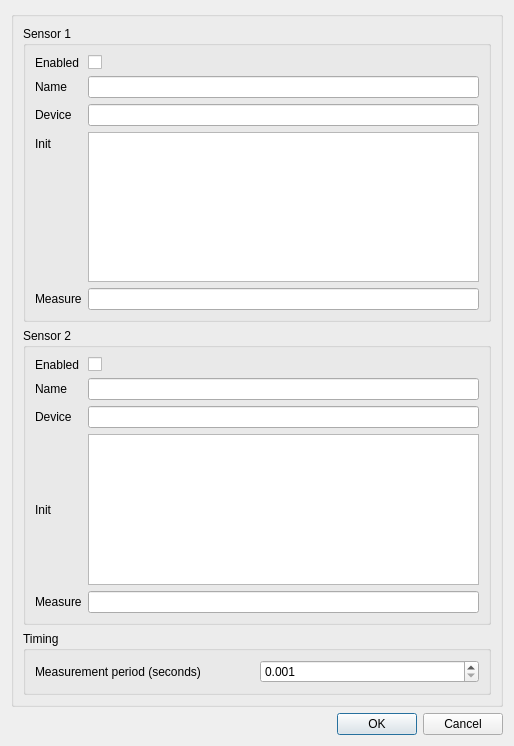
<?xml version="1.0" encoding="UTF-8"?>
<ui version="4.0">
 <class>RadioAstronomySensorDialog</class>
 <widget class="QDialog" name="RadioAstronomySensorDialog">
  <property name="geometry">
   <rect>
    <x>0</x>
    <y>0</y>
    <width>514</width>
    <height>746</height>
   </rect>
  </property>
  <property name="font">
   <font>
    <family>Liberation Sans</family>
    <pointsize>9</pointsize>
   </font>
  </property>
  <property name="windowTitle">
   <string>Sensor Control Settings</string>
  </property>
  <layout class="QVBoxLayout" name="verticalLayout">
   <item>
    <widget class="QGroupBox" name="groupBox">
     <property name="sizePolicy">
      <sizepolicy hsizetype="Preferred" vsizetype="Expanding">
       <horstretch>0</horstretch>
       <verstretch>0</verstretch>
      </sizepolicy>
     </property>
     <layout class="QVBoxLayout" name="verticalLayout_3">
      <item>
       <widget class="QGroupBox" name="sensor1Group">
        <property name="title">
         <string>Sensor 1</string>
        </property>
        <layout class="QFormLayout" name="formLayout_4">
         <item row="3" column="1">
          <widget class="QLineEdit" name="sensor1Device"/>
         </item>
         <item row="3" column="0">
          <widget class="QLabel" name="sensor1DeviceLabel">
           <property name="text">
            <string>Device</string>
           </property>
          </widget>
         </item>
         <item row="4" column="0">
          <widget class="QLabel" name="sensor1InitLabel">
           <property name="text">
            <string>Init</string>
           </property>
          </widget>
         </item>
         <item row="4" column="1">
          <widget class="QPlainTextEdit" name="sensor1Init"/>
         </item>
         <item row="5" column="0">
          <widget class="QLabel" name="sensor1MeasureLabel">
           <property name="text">
            <string>Measure</string>
           </property>
          </widget>
         </item>
         <item row="5" column="1">
          <widget class="QLineEdit" name="sensor1Measure"/>
         </item>
         <item row="2" column="0">
          <widget class="QLabel" name="sensor1NameLabel">
           <property name="text">
            <string>Name</string>
           </property>
          </widget>
         </item>
         <item row="2" column="1">
          <widget class="QLineEdit" name="sensor1Name"/>
         </item>
         <item row="1" column="0">
          <widget class="QLabel" name="sensor1EnabledLabel">
           <property name="text">
            <string>Enabled</string>
           </property>
          </widget>
         </item>
         <item row="1" column="1">
          <widget class="QCheckBox" name="sensor1Enabled">
           <property name="toolTip">
            <string>Check to enable measurements from this device</string>
           </property>
           <property name="text">
            <string/>
           </property>
          </widget>
         </item>
        </layout>
       </widget>
      </item>
      <item>
       <widget class="QGroupBox" name="sensor2Group">
        <property name="title">
         <string>Sensor 2</string>
        </property>
        <layout class="QGridLayout" name="gridLayout">
         <item row="3" column="0">
          <widget class="QLabel" name="sensor2DeviceLabel">
           <property name="text">
            <string>Device</string>
           </property>
          </widget>
         </item>
         <item row="4" column="0">
          <widget class="QLabel" name="sensor2InitLabel">
           <property name="text">
            <string>Init</string>
           </property>
          </widget>
         </item>
         <item row="4" column="2">
          <widget class="QPlainTextEdit" name="sensor2Init"/>
         </item>
         <item row="1" column="0">
          <widget class="QLabel" name="sensor2EnabledLabel">
           <property name="text">
            <string>Enabled</string>
           </property>
          </widget>
         </item>
         <item row="2" column="0">
          <widget class="QLabel" name="sensor3NameLabel">
           <property name="text">
            <string>Name</string>
           </property>
          </widget>
         </item>
         <item row="5" column="0">
          <widget class="QLabel" name="sensor2MeasureLabel">
           <property name="text">
            <string>Measure</string>
           </property>
          </widget>
         </item>
         <item row="3" column="2">
          <widget class="QLineEdit" name="sensor2Device"/>
         </item>
         <item row="2" column="2">
          <widget class="QLineEdit" name="sensor2Name"/>
         </item>
         <item row="5" column="2">
          <widget class="QLineEdit" name="sensor2Measure"/>
         </item>
         <item row="1" column="2">
          <widget class="QCheckBox" name="sensor2Enabled">
           <property name="toolTip">
            <string>Check to enable measurements from this device</string>
           </property>
           <property name="text">
            <string/>
           </property>
          </widget>
         </item>
        </layout>
       </widget>
      </item>
      <item>
       <widget class="QGroupBox" name="timingGroup">
        <property name="title">
         <string>Timing</string>
        </property>
        <layout class="QHBoxLayout" name="horizontalLayout_2">
         <item>
          <widget class="QLabel" name="periodLabel">
           <property name="text">
            <string>Measurement period (seconds)</string>
           </property>
          </widget>
         </item>
         <item>
          <widget class="QDoubleSpinBox" name="period">
           <property name="toolTip">
            <string>Delay in seconds between measurements being made</string>
           </property>
           <property name="decimals">
            <number>3</number>
           </property>
           <property name="minimum">
            <double>0.001000000000000</double>
           </property>
           <property name="maximum">
            <double>100.000000000000000</double>
           </property>
          </widget>
         </item>
        </layout>
       </widget>
      </item>
     </layout>
    </widget>
   </item>
   <item>
    <widget class="QDialogButtonBox" name="buttonBox">
     <property name="orientation">
      <enum>Qt::Horizontal</enum>
     </property>
     <property name="standardButtons">
      <set>QDialogButtonBox::Cancel|QDialogButtonBox::Ok</set>
     </property>
    </widget>
   </item>
  </layout>
 </widget>
 <tabstops>
  <tabstop>period</tabstop>
 </tabstops>
 <resources>
  <include location="../../../sdrgui/resources/res.qrc"/>
 </resources>
 <connections>
  <connection>
   <sender>buttonBox</sender>
   <signal>accepted()</signal>
   <receiver>RadioAstronomySensorDialog</receiver>
   <slot>accept()</slot>
   <hints>
    <hint type="sourcelabel">
     <x>248</x>
     <y>254</y>
    </hint>
    <hint type="destinationlabel">
     <x>157</x>
     <y>274</y>
    </hint>
   </hints>
  </connection>
  <connection>
   <sender>buttonBox</sender>
   <signal>rejected()</signal>
   <receiver>RadioAstronomySensorDialog</receiver>
   <slot>reject()</slot>
   <hints>
    <hint type="sourcelabel">
     <x>316</x>
     <y>260</y>
    </hint>
    <hint type="destinationlabel">
     <x>286</x>
     <y>274</y>
    </hint>
   </hints>
  </connection>
 </connections>
</ui>
